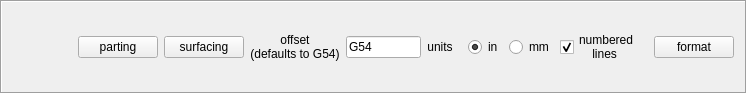
<?xml version="1.0" encoding="UTF-8"?>
<ui version="4.0">
 <class>sherline_lathe_workbench</class>
 <widget class="QFrame" name="sherline_lathe_workbench">
  <property name="geometry">
   <rect>
    <x>0</x>
    <y>0</y>
    <width>747</width>
    <height>94</height>
   </rect>
  </property>
  <property name="sizePolicy">
   <sizepolicy hsizetype="Preferred" vsizetype="Preferred">
    <horstretch>0</horstretch>
    <verstretch>0</verstretch>
   </sizepolicy>
  </property>
  <property name="windowTitle">
   <string>Frame</string>
  </property>
  <property name="frameShape">
   <enum>QFrame::Box</enum>
  </property>
  <property name="frameShadow">
   <enum>QFrame::Sunken</enum>
  </property>
  <property name="lineWidth">
   <number>1</number>
  </property>
  <layout class="QGridLayout" name="gridLayout_2">
   <item row="0" column="6">
    <widget class="QWidget" name="widget" native="true">
     <layout class="QGridLayout" name="gridLayout">
      <item row="0" column="0">
       <widget class="QRadioButton" name="in_radiobutton">
        <property name="text">
         <string>in</string>
        </property>
        <property name="checked">
         <bool>true</bool>
        </property>
       </widget>
      </item>
      <item row="0" column="1">
       <widget class="QRadioButton" name="mm_radiobutton">
        <property name="text">
         <string>mm</string>
        </property>
       </widget>
      </item>
      <item row="0" column="2">
       <widget class="QCheckBox" name="number_checkbox">
        <property name="text">
         <string>numbered
    lines</string>
        </property>
        <property name="checked">
         <bool>true</bool>
        </property>
       </widget>
      </item>
     </layout>
    </widget>
   </item>
   <item row="0" column="2">
    <widget class="QPushButton" name="surfacing_pushButton">
     <property name="text">
      <string>surfacing</string>
     </property>
    </widget>
   </item>
   <item row="0" column="3">
    <widget class="QLabel" name="label">
     <property name="text">
      <string>offset
(defaults to G54)</string>
     </property>
     <property name="alignment">
      <set>Qt::AlignCenter</set>
     </property>
    </widget>
   </item>
   <item row="0" column="7">
    <widget class="QPushButton" name="format_button">
     <property name="maximumSize">
      <size>
       <width>125</width>
       <height>16777215</height>
      </size>
     </property>
     <property name="text">
      <string>format</string>
     </property>
    </widget>
   </item>
   <item row="0" column="0">
    <spacer name="horizontalSpacer">
     <property name="orientation">
      <enum>Qt::Horizontal</enum>
     </property>
     <property name="sizeHint" stdset="0">
      <size>
       <width>40</width>
       <height>20</height>
      </size>
     </property>
    </spacer>
   </item>
   <item row="0" column="4">
    <widget class="QLineEdit" name="offset_field">
     <property name="maximumSize">
      <size>
       <width>75</width>
       <height>16777215</height>
      </size>
     </property>
     <property name="text">
      <string>G54</string>
     </property>
     <property name="placeholderText">
      <string/>
     </property>
    </widget>
   </item>
   <item row="0" column="5">
    <widget class="QLabel" name="label_2">
     <property name="text">
      <string>units</string>
     </property>
     <property name="alignment">
      <set>Qt::AlignCenter</set>
     </property>
    </widget>
   </item>
   <item row="0" column="1">
    <widget class="QPushButton" name="parting_pushButton">
     <property name="text">
      <string>parting</string>
     </property>
    </widget>
   </item>
  </layout>
 </widget>
 <resources/>
 <connections/>
</ui>
